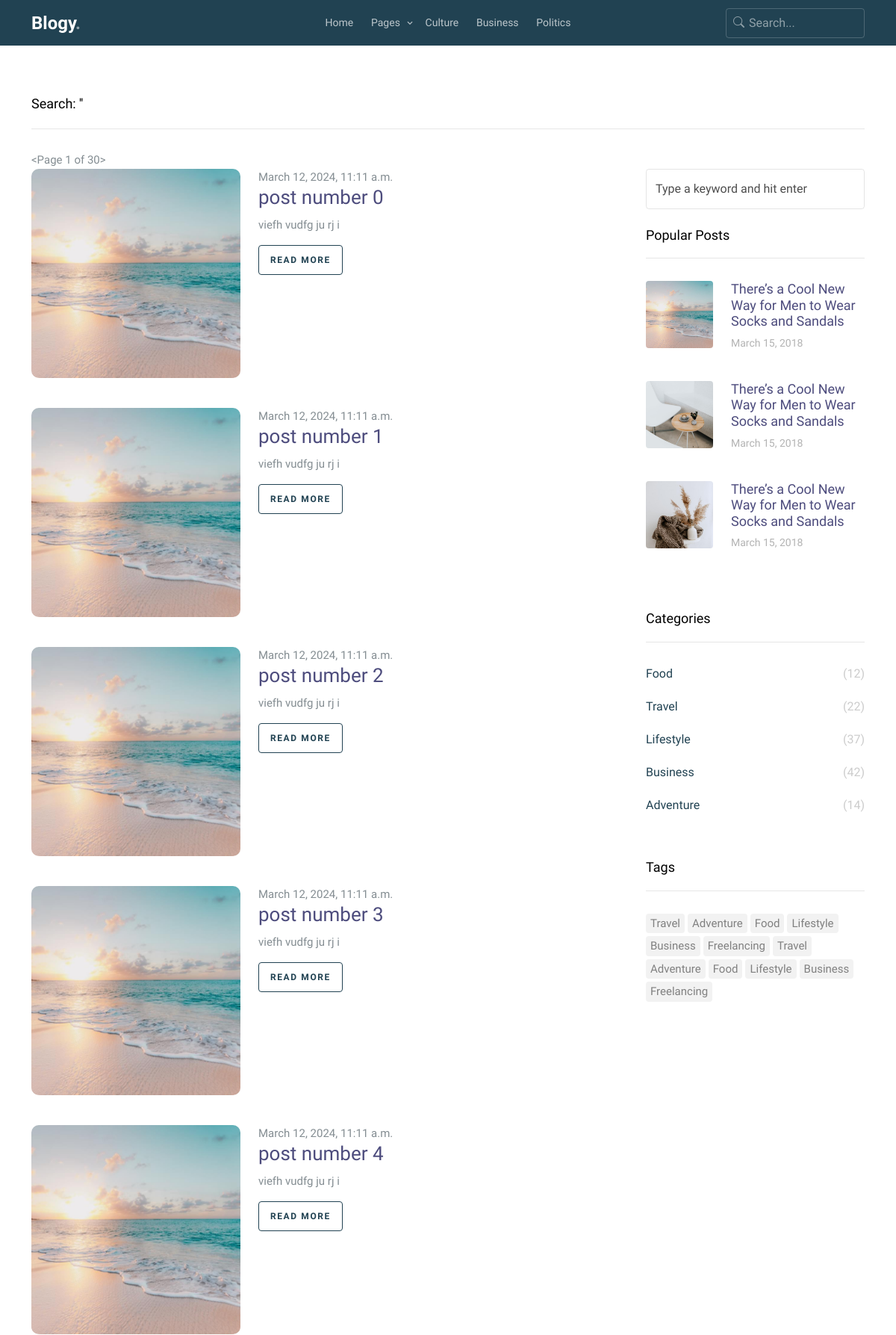
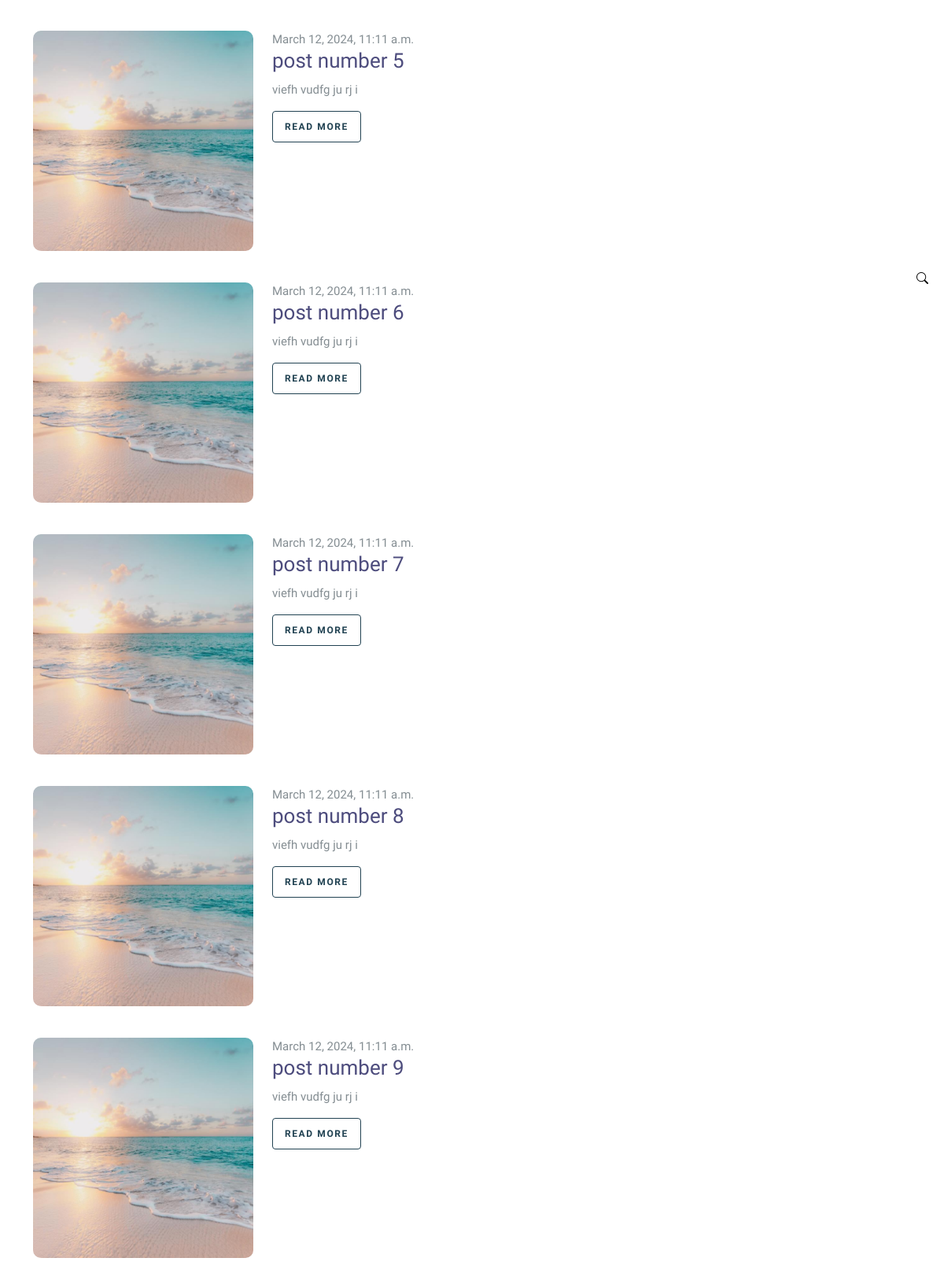
Screenshot of /posts/search (upper part) with the database file from the repository (2 pictures, top to bottom).
### posts/models.py (models this page shows, shortened)
class Post(models.Model):
    title = models.CharField(max_length=200)
    category = models.ForeignKey(Category, on_delete=models.SET_NULL, null=True, blank=True)
    overview = models.CharField(max_length=400)
    content = models.TextField()
    likes = models.PositiveSmallIntegerField(default=0)
    author = models.ForeignKey(User, on_delete=models.CASCADE)  # Example: Associate posts with users
    created_at = models.DateTimeField(auto_now_add=True)
    updated_at = models.DateTimeField(auto_now=True)

### posts/views.py (the view)
# urls.py: path('search', views.search, name="search"),
def search(request):
    q = request.GET.get('q')
    posts = models.Post.objects.all()
    if q is not None:
        posts = posts.filter(title__icontains=q)
    paginator = Paginator(posts, 10)
    page = request.GET.get('page')
    try:
        paginated_posts = paginator.page(page)
    except PageNotAnInteger:
        paginated_posts = paginator.page(1)
    except EmptyPage:
        paginated_posts = paginator.page(paginator.num_pages)
    pages  = []
    start_page = max(paginated_posts.number - 2, 2)
    end_page = min(paginated_posts.number + 2, paginator.num_pages - 1)
    if paginated_posts.number < 2:
        end_page += 3
    if paginated_posts.number == 2:
        end_page += 2
    if paginated_posts.number > paginator.num_pages - 1:
        start_page -= 3
    if paginated_posts.number == paginator.num_pages - 1:
        start_page -= 2
    for page_num in range(start_page, end_page + 1):
        pages.append(page_num)
    ctx = {
        'posts': paginated_posts,
        'pages': pages,
        'paginator': paginator,
    }
    return render(request, 'posts/search-result.html', ctx)

### posts/templates/posts/search-result.html (shortened to what this page needs)
{% extends "main/base.html" %} {% load static %}
{% block main %}
	<div class="section search-result-wrap">
		<div class="container">
			<div class="row">
				<div class="col-12">
					<div class="heading">Search: '{{request.GET.q}}'</div>
				</div>
			</div>
			{{posts}}
			<div class="row posts-entry">
				<div class="col-lg-8">
					{% for post in posts %}
					<div class="blog-entry d-flex blog-entry-search-item">
						<a href="{% url "post" post.id %}" class="img-link me-4">
							<img src="{% static "main/images/img_1_sq.jpg" %}" alt="Image" class="img-fluid">
						</a>
						<div>
							<span class="date">{{post.created_at}}</span>
							<h2><a href="{% url "post" post.id %}">{{post.title}}</a></h2>
							<p>{{post.overview|truncatechars:100}}</p>
							<p><a href="{% url "post" post.id %}" class="btn btn-sm btn-outline-primary">Read More</a></p>
						</div>
					</div>
					{% endfor %}
				</div>
				<div class="col-lg-4 sidebar">
					<div class="sidebar-box search-form-wrap mb-4">
						<form action="#" class="sidebar-search-form">
							<span class="bi-search"></span>
							<input type="text" class="form-control" id="s" placeholder="Type a keyword and hit enter">
						</form>
					</div>
					<div class="sidebar-box">
						<h3 class="heading">Popular Posts</h3>
						<div class="post-entry-sidebar">
							<ul>
								<li>
									<a href="">
										<img src="{% static "main/images/img_1_sq.jpg" %}" alt="Image placeholder" class="me-4 rounded">
										<div class="text">
											<h4>There’s a Cool New Way for Men to Wear Socks and Sandals</h4>
											<div class="post-meta">
												<span class="mr-2">March 15, 2018 </span>
											</div>
										</div>
									</a>
								</li>
								<li>
									<a href="">
										<img src="{% static "main/images/img_2_sq.jpg" %}" alt="Image placeholder" class="me-4 rounded">
										<div class="text">
											<h4>There’s a Cool New Way for Men to Wear Socks and Sandals</h4>
											<div class="post-meta">
												<span class="mr-2">March 15, 2018 </span>
											</div>
										</div>
									</a>
								</li>
								<li>
									<a href="">
										<img src="{% static "main/images/img_3_sq.jpg" %}" alt="Image placeholder" class="me-4 rounded">
										<div class="text">
											<h4>There’s a Cool New Way for Men to Wear Socks and Sandals</h4>
											<div class="post-meta">
												<span class="mr-2">March 15, 2018 </span>
											</div>
										</div>
									</a>
								</li>
							</ul>
						</div>
					</div>
					<div class="sidebar-box">
						<h3 class="heading">Categories</h3>
						<ul class="categories">
							<li><a href="#">Food <span>(12)</span></a></li>
							<li><a href="#">Travel <span>(22)</span></a></li>
							<li><a href="#">Lifestyle <span>(37)</span></a></li>
							<li><a href="#">Business <span>(42)</span></a></li>
							<li><a href="#">Adventure <span>(14)</span></a></li>
						</ul>
					</div>
					<div class="sidebar-box">
						<h3 class="heading">Tags</h3>
						<ul class="tags">
							<li><a href="#">Travel</a></li>
							<li><a href="#">Adventure</a></li>
							<li><a href="#">Food</a></li>
							<li><a href="#">Lifestyle</a></li>
							<li><a href="#">Business</a></li>
							<li><a href="#">Freelancing</a></li>
							<li><a href="#">Travel</a></li>
							<li><a href="#">Adventure</a></li>
							<li><a href="#">Food</a></li>
							<li><a href="#">Lifestyle</a></li>
							<li><a href="#">Business</a></li>
							<li><a href="#">Freelancing</a></li>
						</ul>
					</div>
				</div>
			</div>
		</div>
	</div>
	{% endblock main %}

### rows the page displays
Post: created_at "March 12, 2024, 11:11 a.m.", title "post number 0", overview "viefh vudfg ju rj i"
Post: created_at "March 12, 2024, 11:11 a.m.", title "post number 1", overview "viefh vudfg ju rj i"
Post: created_at "March 12, 2024, 11:11 a.m.", title "post number 2", overview "viefh vudfg ju rj i"
Post: created_at "March 12, 2024, 11:11 a.m.", title "post number 3", overview "viefh vudfg ju rj i"
Post: created_at "March 12, 2024, 11:11 a.m.", title "post number 4", overview "viefh vudfg ju rj i"
Post: created_at "March 12, 2024, 11:11 a.m.", title "post number 5", overview "viefh vudfg ju rj i"
Post: created_at "March 12, 2024, 11:11 a.m.", title "post number 6", overview "viefh vudfg ju rj i"
Post: created_at "March 12, 2024, 11:11 a.m.", title "post number 7", overview "viefh vudfg ju rj i"
Post: created_at "March 12, 2024, 11:11 a.m.", title "post number 8", overview "viefh vudfg ju rj i"
Post: created_at "March 12, 2024, 11:11 a.m.", title "post number 9", overview "viefh vudfg ju rj i"

### other values shown
{{ posts }} "<Page 1 of 30>"
